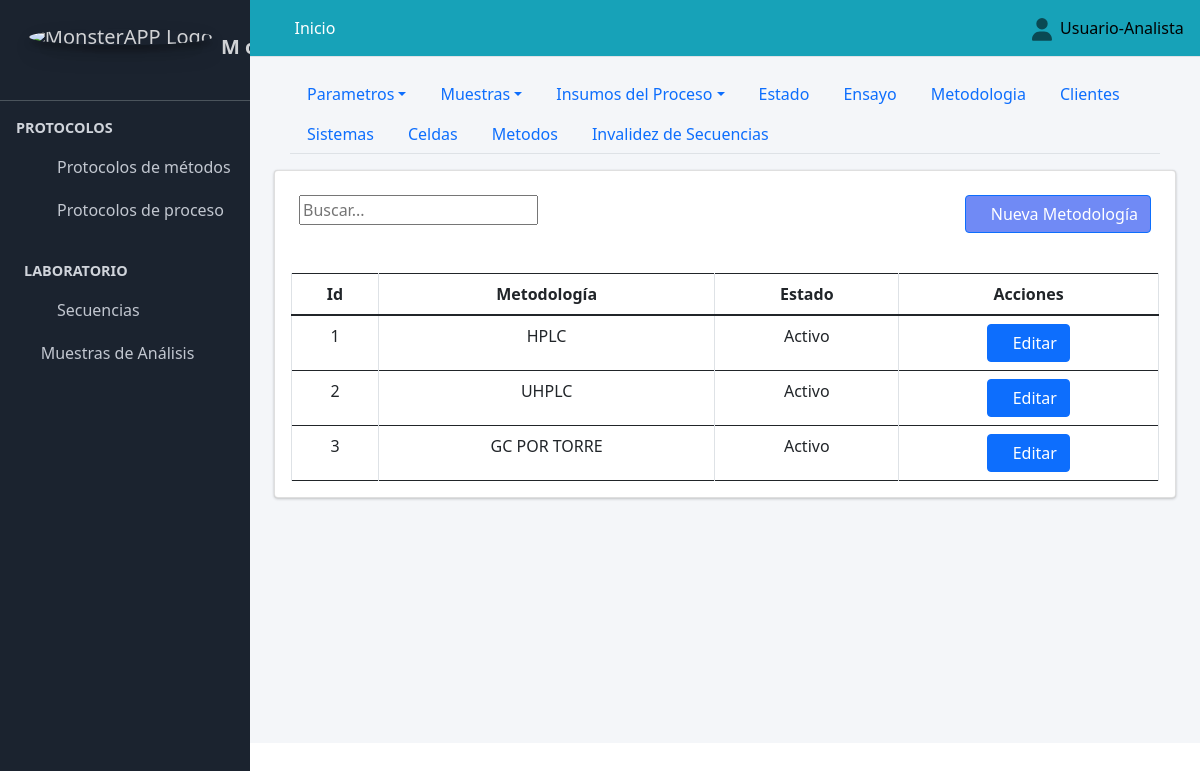
Page /crear_metodologia/ (signed in) on the committed database.
### Aplicaciones/Protocolo_Metodos/models.py (models this page shows, shortened)
class Metodologia(models.Model):
    nombre_metodologia=models.CharField(verbose_name="Metodologia", max_length=90, unique=True)
    class Condicion(models.TextChoices):
        ACTIVO = "Activo", "ACTIVO"
        PASIVO = "Pasivo", "PASIVO"
    condicion=models.CharField(max_length=90, choices=Condicion.choices, default=Condicion.ACTIVO, verbose_name="Condicion")

### Aplicaciones/Protocolo_Metodos/views.py (the view)
# urls.py: path("crear_metodologia/", views.crear_metodologia, name="crear_metodologia"),
@login_required
def crear_metodologia(request):
    titulo="Ajustes Protocolo de Métodos/Metodologia"
    crear_metodologia=Metodologia.objects.all()
    if request.method == "POST":
        form = MetodologiaForm(request.POST or None)
        if form.is_valid():
            form.save()
            messages.success(request, "Registro creado satisfactoriamente")
            return redirect("crear_metodologia")
        else:
             messages.error(request, "Por favor revisa los datos ingresados")
    else:
        form = MetodologiaForm()
    context={
        "titulo":titulo,
        "form":form,
        "crear_metodologia":crear_metodologia
    }
    return render(request, "protocolo_metodos/crear_metodologia.html", context)

### Aplicaciones/Protocolo_Metodos/forms.py
class MetodologiaForm(forms.ModelForm):
    class Meta:
        model=Metodologia
        exclude=["condicion"]

### SISTEMA_ANALITICO/templates/protocolo_metodos/crear_metodologia.html (shortened to what this page needs)
{% extends "partial/body.html" %}
{% load crispy_forms_tags %}
{% load crispy_forms_filters %}
{% block contenido %}
{% load bootstrap5 %}
{% include "partial/header_configuracion_protocolo_metodos.html" %}
        <div class="container-fluid">
        <div class="card">
          <div class="container-fluid">
            <div class="row">
              <div class="col-md-6">
                <br>
                       <div class="text-right">
            <div class="input-group rounded">
                <input type="search" id="myInput" class="numberinput gj-textbox-md" placeholder="Buscar..." aria-label="Search" aria-describedby="search-addon" />
              </div>
        </div>
                  </div>
                  <div class="col-md-6">
                    <br>
                      <div class="d-grid gap-2 d-md-flex justify-content-md-end">
                        <button class="btn btn-primary" style="background:#486af3c7" data-bs-toggle="modal" data-bs-target="#crear_parametros"><span class="fa fa-plus-circle"></span>Nueva Metodología</button>
                        </div>
              </div>
              </div>
          </div><br>
            <div class="card-body table-responsive">
              <table class="table  table-bordered display " id="example3">
                <thead class="">
                    <tr class="text-center">
                        <th class="text-center">Id</th>
                        <th class="text-center">Metodología</th>
                        <th class="text-center">Estado</th>
                        <th class="all text-center" >Acciones</th>
                    </tr>
                </thead>
                <tbody id="myTable">
                    {% for item in crear_metodologia %}
                    <tr class="text-center">
                        <td class="text-center">{{item.id}}</td>
                        <td>{{item.nombre_metodologia}}</td>
                        <td >{{item.condicion}}</td>
                        <td>
                            <a href="{% url 'editar_metodologia' item.pk %}" class="btn btn-primary btn-circle text-center" data-bs-target="#modal_parametros_{{ item.pk }}" data-bs-toggle="modal"><span class="fa fa-edit"></span>Editar</a>
                        </td>
                    </tr>
<div class="modal fade" id="modal_parametros_{{ item.pk }}" tabindex="-1" aria-labelledby="modal_parametros" aria-hidden="true">
  {% endfor%}
</tbody>
</table>
</div>
</div>
</div>
{% endblock contenido %}

### SISTEMA_ANALITICO/templates/partial/navbar.html (shortened to what this page needs)
{% load static %}
  <nav class="main-header navbar navbar-expand  navbar-info navbar-light" >
    <ul class="navbar-nav">
      <li class="nav-item">
        <a class="nav-link" data-widget="pushmenu" href="#"><i class="fas fa-bars"></i></a>
      </li>
      {% if user.is_authenticated %}
      <li class="nav-item d-none d-sm-inline-block">
        <a href="{% url 'adm_inicio' %}" class="nav-link text-white">Inicio</a>
      </li>
      {% else %}
      <li class="nav-item d-none d-sm-inline-block">
        <a href="" class="nav-link text-white disabled">Inicio</a>
      </li>
      {% endif %}
    </ul>
    <ul class="navbar-nav ml-auto">
      <li class="nav-item dropdown ">
        <a class="nav-link" data-toggle="dropdown" href="#">
        </a>
        {% if user.is_authenticated %}
      </li>
    </ul>
<h7 class="text-black">{{ user.first_name }}&nbsp;&nbsp;</h7>
{% else %}
<a class="text-black" href="{% url 'sign_in' %}">Iniciar sesión</a>
{% endif %}
  </nav>

### rows in the picture
Metodologia: id "1", nombre_metodologia "HPLC", condicion "Activo"
Metodologia: id "2", nombre_metodologia "UHPLC", condicion "Activo"
Metodologia: id "3", nombre_metodologia "GC POR TORRE", condicion "Activo"

### other values in the picture
{{ user.first_name }} "Usuario-Analista"
